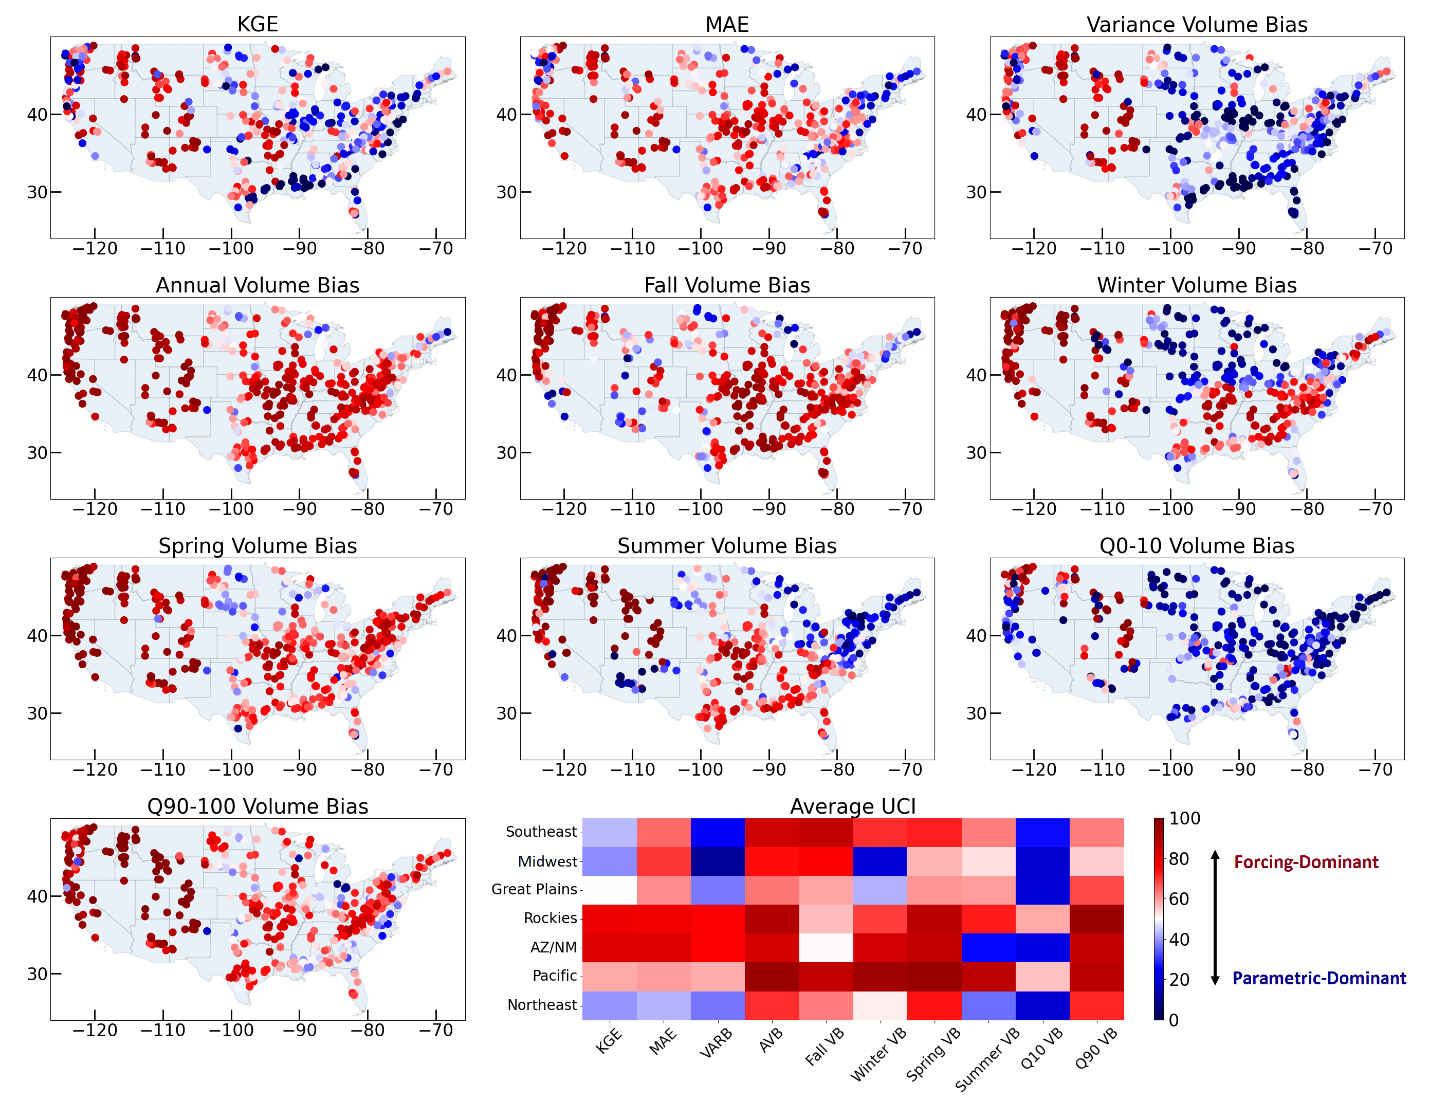

Source code (Python):
# %% Importing Packages
import numpy as np
import os
import matplotlib.pyplot as plt
import pandas as pd
import shapefile as shp
import seaborn as sns
import geopandas as gpd
from mpl_toolkits.axes_grid1 import make_axes_locatable

# %% Define Working Directory
cwd = os.getcwd()
os.chdir(r'PATH/TO/WORKING/DIRECTORY')
wd = os.getcwd()

# %% Reading CAMELS Features
df_features=pd.read_csv('Datasets\\camel_all_features.csv',dtype={'Gauge_ID': str})
df_cluster=pd.read_csv('Datasets\\camel_clustering_id.csv')
df_cluster=df_cluster.rename(columns={'Cluster_7':'Cluster'})    
df_features_cluster = pd.merge(df_features,df_cluster[['Num','Cluster']], on="Num")
df_features_cluster.rename(columns={'Gauge_Lat': 'LAT', 'Gauge_Lon': 'LON'}, inplace=True)
df_camels_area=pd.read_csv('CAMELS_Area.csv',dtype={'Gauge_ID': str})
basin_area=df_camels_area.Area


# %% Load Shapefiles
camel_path = r'Shapefiles\camels_epsg4326\camels_epsg4326.shp'
states_path = r'Shapefiles\cb_2015_us_state_500k\cb_2015_us_state_500k.shp'
counties_path = r'Shapefiles\cb_2015_us_county_500k\cb_2015_us_county_500k.shp'
camel_shp=gpd.read_file(camel_path)
huc8_path = r'Shapefiles\HUC8_CONUS\HUC8_US.shp'
sf = shp.Reader(huc8_path)
huc8_shp=gpd.read_file(huc8_path)
camel_shp=camel_shp.to_crs(epsg=4326)
states_shp=gpd.read_file(states_path)
huc8_bounds = huc8_shp.geometry.total_bounds
camel_bounds = camel_shp.geometry.total_bounds
xlim = ([huc8_bounds[0]-2,  huc8_bounds[2]+1])
ylim = ([huc8_bounds[1]-1,  huc8_bounds[3]])
df_lat_lon=df_features_cluster[['LAT','LON']]



# %% Plot All Metrics (Spatial Maps)

# metrics to describe hydrograph or flow dynamics
metrics_1=['dKGE','dMAE','VarB']
# metrics for water balance and reservoir operations
metrics_2=['AVB','fallVB','winVB','sprVB','sumVB']
#metrics for high and low flow for flood and drought applications
metrics_3=['q10VB','q90VB']
metrics=metrics_1+metrics_2+metrics_3
metric_name=['KGE','MAE','Variance Volume Bias','Annual Volume Bias',
               'Fall Volume Bias','Winter Volume Bias',
               'Spring Volume Bias','Summer Volume Bias',
               'Q0-10 Volume Bias',
               'Q90-100 Volume Bias',
               ]
# fig, axes = plt.subplots(3,4,figsize=(15,15))
fig = plt.figure(figsize=(15, 15))
spec = fig.add_gridspec(4,3)
plt.rcParams.update({'font.size': 24})       
xlim = ([camel_bounds[0]-2,  camel_bounds[2]+2])
ylim = ([camel_bounds[1]-3,  camel_bounds[3]+1])


df_lat_lon=df_features_cluster[['LAT','LON']]

for i in range(len(metrics)):
    metric=metrics[i]
    df_SS=pd.read_csv('\\outputs\\ANOVA_Runoff_Metrics_NWLPD\\ANOVA_%s_Runoff_CAMELS_NWLPD.csv'%metric, sep = '\t')
    df_SS['pct_SSf_SSp']=df_SS['SSf']/(df_SS['SSp']+df_SS['SSf'])*100

    ii=i//3
    jj=i%3
    ax= fig.add_subplot(spec[ii,jj])
    # ax=axes[i]
    gdf_data = gpd.GeoDataFrame(df_SS['pct_SSf_SSp'], geometry=gpd.points_from_xy(df_lat_lon.LON, df_lat_lon.LAT))
    ax.set_xlim(xlim)
    ax.set_ylim(ylim)
    divider = make_axes_locatable(ax)
    cax = divider.append_axes("right",size="2%",pad="-2%")
    gdf_data.plot(column='pct_SSf_SSp',ax=ax,zorder=3,markersize=100,
                    cmap='seismic',legend=True,
                      cax=cax,categorical=False,vmin=0,vmax=100)
    
    states_shp.plot(ax=ax, alpha=.1,edgecolor='black')
    ax.tick_params(axis='both',direction='in', length=15, width=2,grid_alpha=0.5)
    ax.title.set_text('%s'%metric_name[i])


# %%  heat map for average UCI
i=10
ii=i//3
jj=i%3
ax= fig.add_subplot(spec[ii,jj])
clusterName=['Northeast','Pacific','AZ/NM','Rockies','Great Plains','Great Lakes','Southeast']

df_cluster_metric_daily=pd.DataFrame([])
df_cluster_metric_monthly=pd.DataFrame([])
for i in range(len(metrics)):
    metric=metrics[i]
    df_SS=pd.read_csv('\\outputs\\ANOVA_Runoff_Metrics_NWLPD\\ANOVA_%s_Runoff_CAMELS_NWLPD.csv'%metric, sep = '\t')
    df_SS['pct_SSf_SSp']=df_SS['SSf']/(df_SS['SSp']+df_SS['SSf'])*100
    df_avg=df_SS.groupby(['Cluster']).mean()[['pct_SSf_SSp']]
    df_avg.columns=[metric]
    df_cluster_metric_daily=pd.concat([df_cluster_metric_daily,df_avg],axis=1)


df_cluster_metric_daily.columns=['KGE','MAE','VARB','AVB',
                                 'Fall VB','Winter VB','Spring VB','Summer VB',
                                 'Q10 VB','Q90 VB']
x_ticks=df_cluster_metric_daily.columns
y_ticks=clusterName
df_cluster_metric_daily.index=clusterName
hm=sns.heatmap(df_cluster_metric_daily,ax=ax,vmin=0,vmax=100,
            cmap='seismic',xticklabels=x_ticks,yticklabels=y_ticks,
            cbar=False) 
hm.set_xticklabels(hm.get_xticklabels(), rotation = 45,fontsize=20)
hm.set_yticklabels(hm.get_yticklabels(),fontsize=20)
ax.invert_yaxis()
# ax.get_xaxis().set_ticks([])  
ax.title.set_text('Average UCI')
